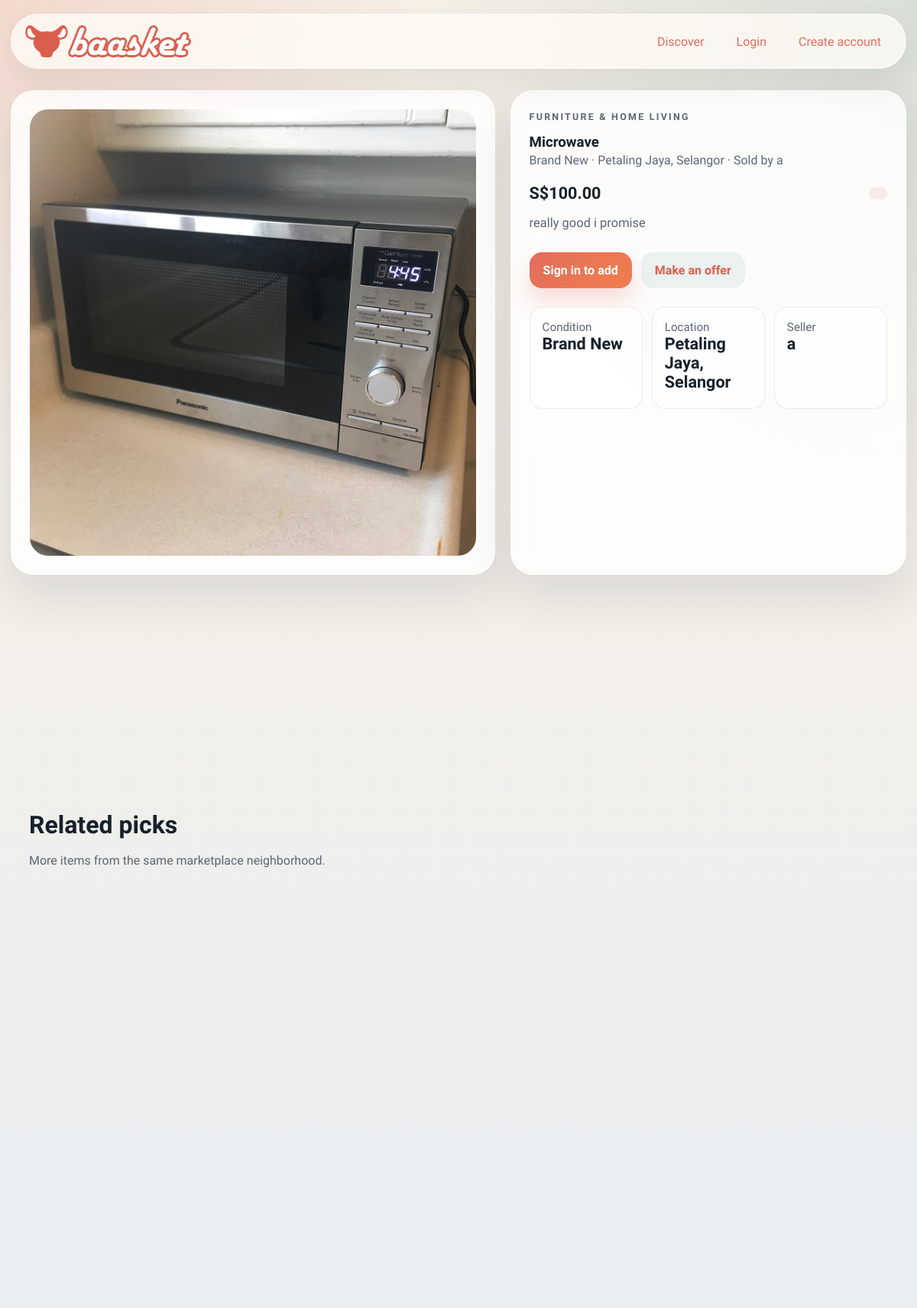
The app's page /listing/9 with its own data.
### models.py (models this page shows, shortened)
class ListingModel(db.Model):
    id = db.Column(db.Integer, primary_key=True)                              # ITEMID (internal int; ITEMID UUID stored separately if needed)
    seller_id = db.Column(db.Integer, db.ForeignKey("user.id"), nullable=False, index=True)   # SELLERID → USER
    buyer_id  = db.Column(db.Integer, db.ForeignKey("user.id"), nullable=True,  index=True)   # BUYERID  → USER (null until sold)
    category    = db.Column(db.String(80),  nullable=False, index=True)       # CATEGORYID
    subcategory = db.Column(db.String(120), nullable=False, default="")       # SUBCATEGORYID
    title       = db.Column(db.String(100), nullable=False, index=True)       # TITLE    VARCHAR(100)
    price       = db.Column(db.Float,       nullable=False)                   # PRICE    FLOAT
    condition   = db.Column(db.String(10),  nullable=False)                   # CONDITION VARCHAR(10)
    listed_date = db.Column(db.DateTime,    nullable=False, default=datetime.utcnow, index=True)  # LISTEDDATE
    description = db.Column(db.String(1000), nullable=False)                  # DESCRIPTION VARCHAR(1000)
    likes    = db.Column(db.Integer, nullable=False, default=0)               # LIKES    INTEGER (≥ 0)
    reserved = db.Column(db.Boolean, nullable=False, default=False)           # RESERVED bool
    buyable  = db.Column(db.Boolean, nullable=False, default=True)            # BUYABLE  bool
    image_path     = db.Column(db.String(255), nullable=False, default="")
    seed_image_data = db.Column(db.Text,       nullable=False, default="")
    location       = db.Column(db.String(80),  nullable=False, default="")
    quantity       = db.Column(db.Integer,     nullable=False, default=1)
    sku            = db.Column(db.String(64),  nullable=True,  default="")
    is_active      = db.Column(db.Boolean,     nullable=False, default=True)
    created_at = db.synonym("listed_date")
    offers = db.relationship("Offer", backref="listing", lazy=True, cascade="all, delete-orphan")
    @property
    def seller_name(self) -> str:
        return self.seller.username if self.seller else "Unknown seller"
    @property
    def image_data(self) -> str:
        if self.image_path:
            return f"/static/{self.image_path}"
        return self.seed_image_data or "/static/assets/logo/baasket_logo.png"

class User(db.Model, UserMixin):
    id = db.Column(db.Integer, primary_key=True)
    username = db.Column(db.String(80), unique=True, nullable=False, index=True)
    email = db.Column(db.String(120), unique=True, nullable=False, index=True)
    password_hash = db.Column(db.String(255), nullable=False)
    bio = db.Column(db.String(280), nullable=False, default="")
    profile_image = db.Column(db.String(255), nullable=False, default="")
    created_at = db.Column(db.DateTime, nullable=False, default=datetime.utcnow)
    legal_name = db.Column(db.String(140), nullable=True, default="")
    ic_number = db.Column(db.String(64), nullable=True, default="")
    home_address = db.Column(db.String(255), nullable=True, default="")
    city = db.Column(db.String(80), nullable=True, default="")
    region = db.Column(db.String(80), nullable=True, default="")
    phone_number = db.Column(db.String(40), nullable=True, default="")
    country = db.Column(db.String(80), nullable=True, default="")
    last_seen = db.Column(db.DateTime, nullable=True)
    listings = db.relationship("ListingModel", foreign_keys="[ListingModel.seller_id]", backref="seller", lazy=True, cascade="all, delete-orphan")

### main.py (the view)
	@app.get("/listing/<int:listing_id>")
	def listing_detail(listing_id: int) -> str:
		listing = db.session.get(Item, listing_id)
		if listing is None:
			flash("That listing is no longer available.", "warning")
			return redirect(url_for("index"))
		offers = (
			Offer.query.filter_by(listing_id=listing.id)
			.order_by(Offer.created_at.desc())
			.all()
		)
		return render_template(
			"listing.html",
			title=f"{listing.title} | Baasket",
			listing=listing,
			related=_related_listings(listing, limit=3),
			offers=offers,
		)

### main.py (called while the page is built)
def _money(value: object) -> str:
	amount = Decimal(str(value))
	return f"S${amount:,.2f}"

def _related_listings(listing: Item, limit: int = 3) -> list[Item]:
	query = (
		Item.query.filter(Item.id != listing.id, Item.category == listing.category)
		.order_by(Item.created_at.desc())
		.limit(limit)
	)
	results = query.all()
	if len(results) < limit:
		fallback = (
			Item.query.filter(Item.id != listing.id)
			.order_by(Item.created_at.desc())
			.all()
		)
		for candidate in fallback:
			if candidate not in results:
				results.append(candidate)
			if len(results) >= limit:
				break
	return results[:limit]

### payment.py (called while the page is built)
    def options(self) -> tuple[dict[str, object], ...]:
        return tuple(
            {
                "code": strategy.code,
                "label": strategy.label,
                "fee_rate": getattr(strategy, "fee_rate", Decimal("0.00")),
            }
            for strategy in self._strategies.values()
        )

### templates/listing.html (shortened to what this page needs)
{% extends "base.html" %}
{% block content %}
<section class="detail-grid reveal" data-reveal>
  <article class="detail-media card-surface">
    <img src="{{ listing.image_data }}" alt="{{ listing.title }}" class="detail-image">
  </article>
  <article class="detail-copy card-surface">
    <div class="section-heading compact">
      <p class="eyebrow">{{ listing.category }}</p>
      <h1>{{ listing.title }}</h1>
      <p class="product-meta">{{ listing.condition }} · {{ listing.location }} · Sold by {{ listing.seller_name }}</p>
    </div>
    <div class="price-row">
      <strong class="detail-price">{{ listing.price|money }}</strong>
      <span class="badge">{{ listing.badge }}</span>
    </div>
    <p class="detail-description">{{ listing.description }}</p>
    <div class="action-row">
      {% if current_user.is_authenticated %}
        <form method="post" action="{{ url_for('add_to_cart', listing_id=listing.id) }}">
          <button type="submit" class="primary-button">Add to basket</button>
        </form>
      {% else %}
        <a href="{{ url_for('login', next=request.path) }}" class="primary-button">Sign in to add</a>
      {% endif %}
      <a href="#offer-form" class="secondary-button">Make an offer</a>
    </div>
    <div class="mini-grid">
      <article>
        <span>Condition</span>
        <strong>{{ listing.condition }}</strong>
      </article>
      <article>
        <span>Location</span>
        <strong>{{ listing.location }}</strong>
      </article>
      <article>
        <span>Seller</span>
        <strong>{{ listing.seller_name }}</strong>
      </article>
    </div>
  </article>
</section>
<section class="detail-grid secondary-grid">
</section>
<section class="section-block">
  <div class="section-heading">
    <div>
      <h2>Related picks</h2>
      <p>More items from the same marketplace neighborhood.</p>
    </div>
  </div>
  <div class="listing-grid compact-grid">
  </div>
</section>
{% endblock %}

### static/css/styles.css (style rules this page uses)
:root { color-scheme: light; --bg: #f4efe6; --bg-soft: #fffaf2; --panel: rgba(255, 255, 255, 0.84); --panel-strong: #ffffff; --ink: #15202b; --muted: #5b6775; --line: rgba(21, 32, 43, 0.12); --accent: #e26d5c; --accent-deep: #DB5E4D; --accent-soft: #ffd6cc; --success: #1f7a54; --warning: #a96c08; --shadow: 0 24px 60px rgba(21, 32, 43, 0.12); --radius-xl: 30px; --radius-lg: 22px; --radius-md: 16px; }
* { box-sizing: border-box; }
html { scroll-behavior: smooth; }
body { margin: 0; min-height: 100vh; background: radial-gradient(circle at top left, rgba(226, 109, 92, 0.18), transparent 28%), radial-gradient(circle at top right, rgba(31, 111, 120, 0.14), transparent 32%), linear-gradient(180deg, #f7f1e7 0%, #f3efe8 42%, #e9eef2 100%); color: var(--ink); font-family: "Lexend", "Trebuchet MS", "Gill Sans", "Segoe UI", sans-serif; }
img { display: block; max-width: 100%; }
a { color: inherit; text-decoration: none; }
.hero, .grid-layout, .detail-grid, .section-block { position: relative; margin-bottom: 24px; }
.hero-copy, .hero-card, .card-surface, .side-panel { border-radius: var(--radius-xl); background: var(--panel); border: 1px solid rgba(255, 255, 255, 0.66); box-shadow: var(--shadow); backdrop-filter: blur(16px); }
.eyebrow { margin: 0 0 14px; color: var(--accent-deep); text-transform: uppercase; letter-spacing: 0.18em; font-size: 0.78rem; font-weight: 800; }
h1, h2, h3 { margin: 0; font-family: "Lexend", Georgia, "Times New Roman", serif; line-height: 1.06; }
.hero-text, .section-heading p, .product-meta, .detail-description, .panel-note p, .feed-item p, .empty-state { color: var(--muted); line-height: 1.6; }
.search-bar button, .primary-button, .secondary-button, .ghost-button { border: 0; border-radius: 16px; padding: 14px 18px; font-weight: 800; cursor: pointer; transition: transform 0.2s ease, box-shadow 0.2s ease, background 0.2s ease; }
.search-bar button, .primary-button { background: linear-gradient(135deg, var(--accent), #f07e4e); color: white; box-shadow: 0 16px 30px rgba(226, 109, 92, 0.24); }
.secondary-button, .ghost-button { background: rgba(31, 111, 120, 0.08); color: var(--accent-deep); }
.hero-stats article, .mini-grid article, .receipt-grid article { padding: 16px; border-radius: 18px; background: rgba(255, 255, 255, 0.65); border: 1px solid rgba(21, 32, 43, 0.08); }
.hero-stats strong, .mini-grid strong, .receipt-grid strong { display: block; margin-bottom: 6px; font-size: 1.35rem; }
.hero-stats span, .mini-grid span, .receipt-grid span { color: var(--muted); font-size: 0.95rem; }
.hero-card-top, .price-row, .action-row, .cart-controls, .cart-line, .section-heading, .subtle-row { display: flex; align-items: center; justify-content: space-between; gap: 12px; }
.badge, .tag { display: inline-flex; align-items: center; gap: 8px; border-radius: 999px; padding: 8px 12px; background: rgba(226, 109, 92, 0.12); color: var(--accent); font-size: 0.82rem; font-weight: 800; }
.hero-preview, .detail-image, .product-image-wrap img, .cart-line img { width: 100%; border-radius: 24px; object-fit: cover; }
.section-block, .card-surface, .side-panel { padding: 24px; }
.section-heading { margin-bottom: 18px; }
.section-heading.compact { display: block; }
.section-heading h2 { margin-bottom: 6px; font-size: 2rem; }
.listing-grid { display: grid; grid-template-columns: repeat(2, minmax(0, 1fr)); gap: 18px; }
.compact-grid { grid-template-columns: repeat(3, minmax(0, 1fr)); }
.product-meta { margin: 0 0 16px; }
.price-row strong { font-size: 1.35rem; }
.detail-grid { display: grid; grid-template-columns: minmax(0, 1.1fr) minmax(0, 0.9fr); gap: 20px; }
.detail-grid.secondary-grid { grid-template-columns: repeat(2, minmax(0, 1fr)); }
.detail-image { aspect-ratio: 1 / 1; }
.detail-price { font-size: 2rem; }
.detail-description { margin: 14px 0 0; font-size: 1.03rem; }
.action-row { margin: 24px 0; justify-content: flex-start; }
.mini-grid { display: grid; grid-template-columns: repeat(3, minmax(0, 1fr)); gap: 12px; }
.reveal { opacity: 0; transform: translateY(16px); transition: opacity 0.55s ease, transform 0.55s ease; }
.reveal.is-visible { opacity: 1; transform: translateY(0); }

### records on screen
ListingModel: image_data (picture), category "FURNITURE & HOME LIVING", title "Microwave", condition "Brand New", location "Petaling Jaya, Selangor", price "S$100.00", description "really good i promise"
User: seller_name "a"
